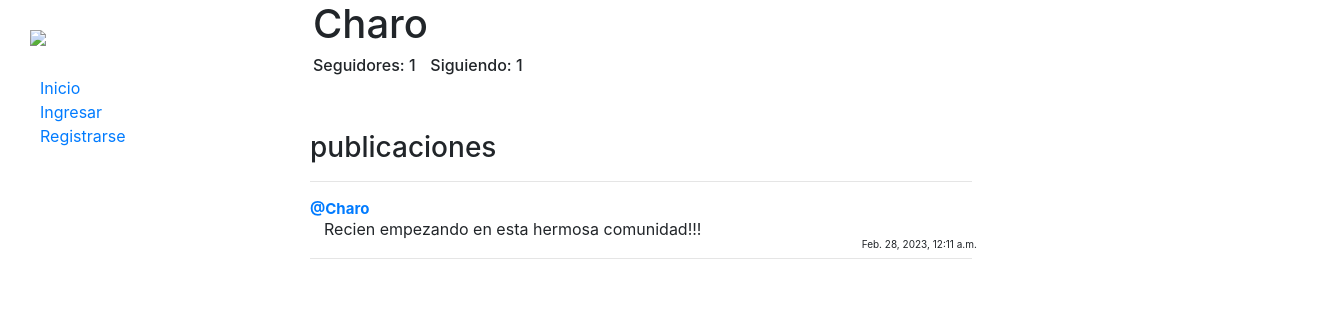
The page /profile/3 on the database its author committed.
### network/models.py (models this page shows, shortened)
class User(AbstractUser):
    pass

class Post(models.Model):
    user = models.ForeignKey(User, on_delete=models.CASCADE, related_name="autor")
    post = models.CharField(max_length=140)
    date = models.DateTimeField(auto_now_add=True)

### network/views.py (the view)
# urls.py: path("profile/<int:user_id>", views.profile, name="profile"),
def profile(request, user_id):
    user = User.objects.get(pk=user_id)
    inicio = Post.objects.filter(user=user).order_by("id").reverse()
    follower = Follow.objects.filter(user=user)
    followed = Follow.objects.filter(followed=user)
    try:
        checkfollow = followed.filter(user=User.objects.get(pk=request.user.id))
        if len(checkfollow) != 0:
            isFollowing = False
        else:
            isFollowing = True
    except:
        isFollowing = False
    paginator = Paginator(inicio, 10)
    paginas = request.GET.get('page')
    publicaciones = paginator.get_page(paginas)
    return render(request, "network/profile.html", {
        "inicio": inicio,
        "publicaciones": publicaciones,
        "username": user.username,
        "follower": follower,
        "followed": followed,
        "isFollowing": isFollowing,
        "user_profile": user
    })

### network/templates/network/profile.html (shortened to what this page needs)
{% extends "network/layout.html" %}
{% load static %}
{% block body %}
    <div class="row d-flex" style="margin-left: 3px;">
        <h1>{{ username }}</h1>
    </div>
    <div class="row d-flex" style="margin-left: 3px;">
    <h6>Seguidores: {{ followed.count }}</h6><h6 style="color: white;">__</h6><h6>Siguiendo: {{ follower.count }}</h6>
    </div>
    <br><br>
    <h3>publicaciones</h3>
    <hr>
    <div class="inicio">
        {% for post in publicaciones %}
            <div>
                <p id="usuario"><a href="{% url 'profile' user_id=post.user.id %}">@{{ post.user }}</a></p>
                <p id="post"> {{ post.post }}</p>
                <p id="fecha">{{ post.date }}</p>
                <hr style="margin-bottom: 10px;">
            </div>
            {% endfor %}
    </div>
{% endblock %}

### network/static/network/styles.css (style rules this page uses)
hr { width: 60%; margin-left: 0%; }
#usuario { font-weight: bold; margin-bottom: -3px; font-size: 15px; }
#post { margin-left: 14px; width: 690px; }
#fecha { font-size: 10px; margin-left: 50%; margin-top: -20px; margin-bottom: -10px; }
body { overflow-x: hidden; }

### rows shown on the page
User: username "Charo"
Post: user "Charo", post "Recien empezando en esta hermosa comunidad!!!", date "Feb. 28, 2023, 12:11 a.m."

### other values the page prints
{{ followed.count }} "1"
{{ follower.count }} "1"
